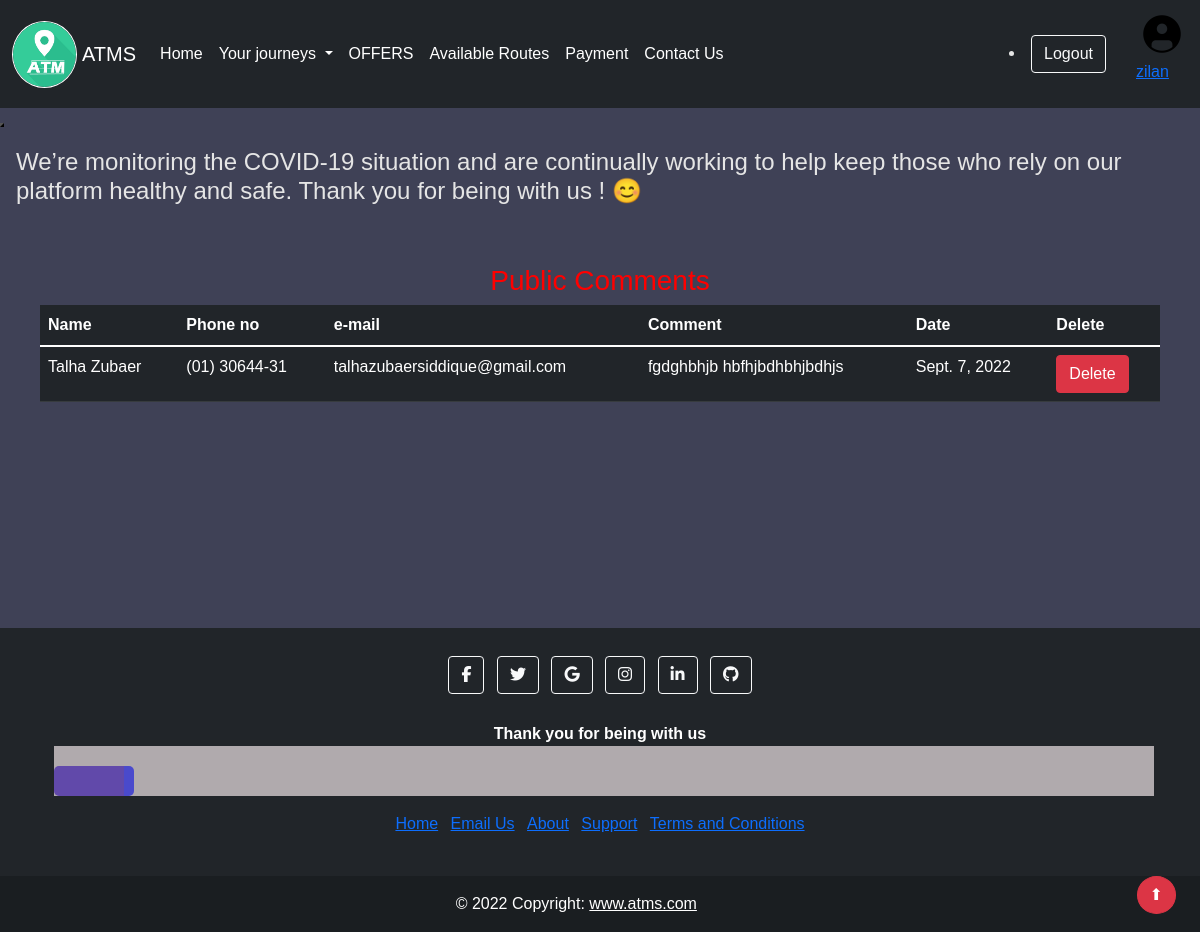
/comment (signed in), run on the app's committed database.
### transport/models.py (models this page shows, shortened)
class Rider(models.Model):
    user = models.OneToOneField(User, blank=True, null=True, on_delete=models.CASCADE)
    name = models.CharField(max_length=200, null=True)
    fname = models.CharField(max_length=200, null=True)
    lname = models.CharField(max_length=200, null=True)
    email = models.CharField(max_length=200, null=True)
    phone = models.CharField(max_length=13,null=True)
    address = models.CharField(max_length=200, null=True)
    profile_pic = models.ImageField(default="static/ImageUpload/img200.png", null=True, blank=True)

class Contact(models.Model):
    name = models.CharField(max_length=122)
    phone = models.CharField(max_length=12)
    email = models.CharField(max_length=122)
    message = models.TextField()
    date = models.DateField(null=True)

### transport/views.py (the view)
# urls.py: path("comment",comment,name='comment'),
def comment(request):
    c = Contact.objects.all()
    context = {'c': c}
    return render (request,'comment.html',context)

### transport/templates/comment.html (shortened to what this page needs)
{% extends 'index.html' %}
{% block body %}
<div style="margin-bottom: 200px;" class="admin">
    <div class="container">
        <div style="text-align: center;" class="image">
        </div>
        <h3 style="text-align: center; color:red">Public Comments</h3>
        <table class="table table-dark table-hover">
        <thead>
            <tr>
            <th scope="col">Name</th>
            <th scope="col">Phone no</th>
            <th scope="col">e-mail</th>
            <th scope="col">Comment</th>
            <th scope="col">Date</th>
            <th scope="col">Delete</th>
            </tr>
        </thead>
        <tbody>
            {% for j in c %}
            <tr>
            <td>{{j.name}}</td>
            <td>{{j.phone}}</td>
            <td>{{j.email}}</td>
            <td>{{j.message}}</td>
            <td>{{j.date}}</td>
            <td>
                <a class="btn btn-danger" href="{% url 'deleteComments' j.id %}">Delete</a>
            </td>
            </tr>
            {% endfor %}
        </tbody>
        </table>
    </div>
  </div>
{% endblock %}

### transport/templates/index.html (shortened to what this page needs)
<!doctype html>
<html lang="en">
  <head>
    {% load static %}
    <link href="https://cdn.jsdelivr.net/npm/bootstrap@5.1.3/dist/css/bootstrap.min.css" rel="stylesheet">
    <link rel="stylesheet" href="{% static 'style.css' %}">
  </head>
<body>
  <nav class="navbar navbar-expand-lg navbar-light bg-dark">
    <div class="container-fluid d-flex">
      <img style="margin-right: 5px;" src="static/image/atms.jpg" alt="Bootstrap" width="65" height="67" class="rounded-circle border border-white">
        <a style ="color: white;" class="navbar-brand" href="{% url 'homepage' %}">ATMS</a>
            <div class="collapse navbar-collapse" id="navbarSupportedContent">
              <ul class="navbar-nav me-auto mb-2 mb-lg-0">
                <li class="nav-item"><a href="{% url 'homepage' %}" class="nav-link px-2 text-white">Home</a></li>
                <li class="nav-item dropdown">
                  <a style ="color: white;" class="nav-link dropdown-toggle" href="#" id="navbarDropdownMenuLink" data-toggle="dropdown" aria-haspopup="true" aria-expanded="false">
                      Your journeys
                  </a>
                </li>
                <li class="nav-item"><a  href="{% url 'offer' %}" class="nav-link px-2 text-white">OFFERS</a></li>
                <li class="nav-item"><a href="{% url 'availableroutes' %}" class="nav-link px-2 text-white">Available Routes</a></li>
                <li class="nav-item"><a  href="{% url 'payment' %}" class="nav-link px-2 text-white ">Payment</a></li>
                <li class="nav-item"><a  href="{% url 'contact' %}" class="nav-link px-2 text-white">Contact Us</a></li>
              </ul>
              {% if user.is_authenticated %}
              <div class="d-flex">
                <li>
                <a href ="/logout"><button type="button" class="btn btn-outline-light me-4">Logout</button></a>
                </li>
              </div>
                  {% if request.user.is_staff == False %}
                    <a style="margin-left: 6px; float:right" href="{% url 'profilepage' %}">
                        <abbr title="User Profile">
                          <img src="{{request.user.rider.profile_pic.url}}" alt="User photo" width="52" height="52" class="rounded-circle border border-dark">
                        </abbr>
                  {% endif %}
                  <p>{{user.username}}</p>
                </a>
                {% endif %}
              </div>
            </div>
  </nav>
<button class="scroll-top">
</button>
<div class="card-body">
  <marquee behavior="scroll" direction="left">
    <h4>We’re monitoring the COVID-19 situation and are continually working to help keep those who rely on our platform healthy and safe.
      Thank you for being with us ! 😊 </h4>
  </marquee>
</div>
    {% block body %}{% endblock body %}
<footer style="position: relative; width: 100%;" class=" bg-dark fixed-bottom text-center text-white">
  <div class="container p-4">
    <section class="mb-4">
      <a class="btn btn-outline-light btn-floating m-1" href="https://www.facebook.com/jobayer.hossen.54390" role="button"
      target="_blank"><i class="fab fa-facebook-f"></i
          ></a>
      <a class="btn btn-outline-light btn-floating m-1" href="https://twitter.com/Jobayer60213620?fbclid=IwAR1Vd4UL8s-NgvKEzzp5pY8bX2OGda8bE5HCGdRzx-gs6r43SD_k093Al9E" role="button"
        target="_blank"><i class="fab fa-twitter"></i
          ></a>
      <a class="btn btn-outline-light btn-floating m-1" href="https://www.google.com/?authuser=1" role="button"
      target="_blank"><i class="fab fa-google"></i
      ></a>
      <a class="btn btn-outline-light btn-floating m-1" href="#!" role="button"
        target="_blank"><i class="fab fa-instagram"></i
      ></a>
      <a class="btn btn-outline-light btn-floating m-1" href="#!" role="button"
      target="_blank"><i class="fab fa-linkedin-in"></i
      ></a>
      <a class="btn btn-outline-light btn-floating m-1" href="#!" role="button"
      target="_blank"><i class="fab fa-github"></i
      ></a>
    </section>
    <section class="">
      <form action="">
        <div class="row justify-content-center">
          <div class="">
            <p class="">
              <strong>Thank you for being with us</strong>
                <span class="animate-border"></span>
            </p>
          </div>
        </div>
      </form>
    </section>
    <section class="">
      <ul class="list-inline">
        <li class="list-inline-item"><a href="{% url 'homepage' %}">Home</a></li>
        <li class="list-inline-item"><a href="mailto:quraishytalha@gmail.com">Email Us</a></li>
        <li class="list-inline-item"><a href="{% url 'about' %}"target="_blank">About</a></li>
        <li class="list-inline-item"><a href="{% url 'contact' %}" target="_blank">Support</a></li>
        <li class="list-inline-item"><a href="{% url 'online' %}"target="_blank">Terms and Conditions</a></li>
    </ul>
    </section>
  </div>
  <div>
    <a class="btn btn-danger rounded-circle" title="Back to top" href="#" style="float: right; margin-right: 2%;">&#11014;</a>
  </div>
  <div class="text-center p-3" style="background-color: rgba(0, 0, 0, 0.2);">
    © 2022 Copyright:
    <a class="text-white" href="http://127.0.0.1:8000/">www.atms.com</a>
  </div>
</footer>
  </body>
</html>

### transport/static/style.css (style rules this page uses)
:root { --color-main: #71c6dd; --color-main-light: #e1f6fb; --color-dark: #3f4156; --color-dark-medium: #51546e; --color-dark-light: #696d97; --color-light: #e5e5e5; --color-gray: #8b8b8b; --color-light-gray: #b2bdbd; --color-bg: #2d2d39; --color-success: #5dd693; --color-error: #fc4b0b; }
body { font-family: Arial, Helvetica, sans-serif; background-color: #3f4156; color: #e5e5e5; }
div { display: block; }
* { box-sizing: border-box; }
* { margin: 0; padding: 0; box-sizing: border-box; }
.container { border-radius: 5px; padding: 10px; }
.animate-border { position: relative; display: block; width: 115px; height: 3px; background: #007bff; }
.animate-border:after { position: absolute; content: ""; width: 35px; height: 3px; left: 0; bottom: 0; border-left: 10px solid #fff; border-right: 10px solid #fff; -webkit-animation: animborder 2s linear infinite; animation: animborder 2s linear infinite; }

### transport/templates/index.html (style rules this page uses)
.animate-border { position: relative; display: block; width: 1100px; height: 50px; background: #b0aaad; }
.animate-border:after { position: absolute; content: ""; width: 0px; height: 30px; left: 0; bottom: 0; border-radius: 5px; border-left: 70px solid rgba(71, 40, 170, 0.75); border-right: 10px solid rgb(74, 74, 204); -webkit-animation: animborder 5s linear infinite; animation: animborder 5s linear infinite; }

### data on the page
Contact: name "Talha Zubaer", phone "(01) 30644-31", email "talhazubaersiddique@gmail.com", message "fgdghbhjb hbfhjbdhbhjbdhjs", date "Sept. 7, 2022"

### other printed values
{{ user.username }} "zilan"
